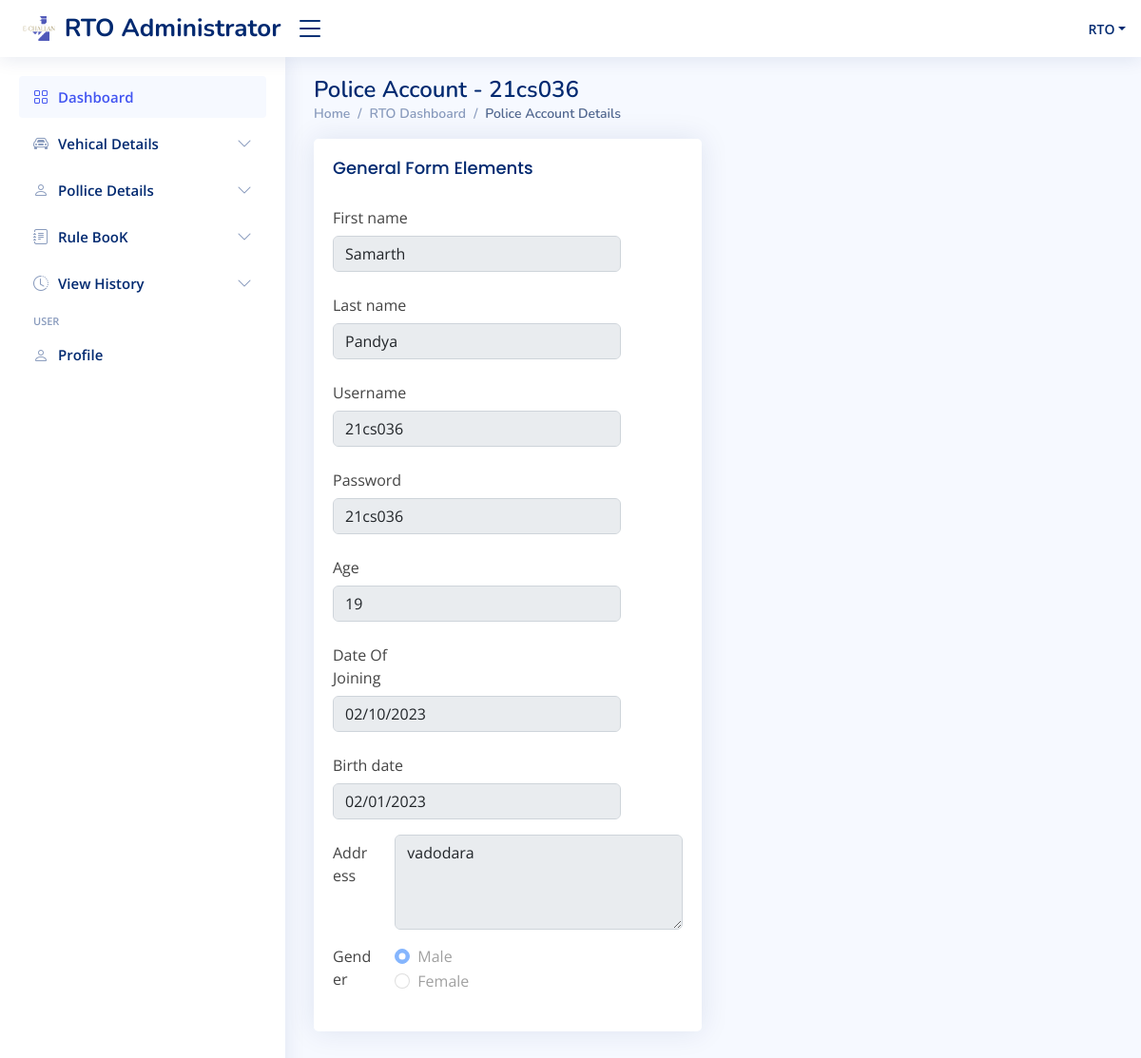
The app's page /rto-administrator/rtodashboard/view_police_list/show_pid/2 (signed in) with its own data.
### police/models.py (models this page shows, shortened)
class Police(models.Model):
    police_id=models.AutoField(primary_key = True)
    police_username=models.CharField(max_length=50,default=None)
    police_password = models.CharField(max_length=50)
    police_firstname=models.CharField(max_length=50,default=None)
    police_lastname=models.CharField(max_length=50,default=None)
    police_age=models.IntegerField(default=None)
    police_birth_date=models.DateField(default=None)
    police_joing_date=models.DateField(default=None)
    police_address=models.CharField(max_length=100,default=None)
    police_gender=models.CharField(max_length=20,default=None)
    police_last_login=models.CharField(max_length=30,default=None)
    police_created_date=models.DateField(auto_now_add=True)

### rto/views.py (the view)
# urls.py: path('rtodashboard/view_police_list/show_pid/<int:pid>', views.show_pid,name="upolice"),
def show_pid(request, pid):
    if authcheck(request):
        police = Police.objects.get(police_id=pid)
        context = {
            'user': user(request),
            'member': police,
            'access':False
        }
        return render(request, 'update_police.html', context)
    else:
        return log_rto()

### rto/views.py (called while the page is built)
def authcheck(request):
    if request.session.get('login') == False or request.session.get('username') == None:
        return False
    else:
        return True

def user(request):
    user_info = {
        'username': request.session.get('username')
    }
    return user_info

### rto/templates/update_police.html (shortened to what this page needs)
{% extends 'base.html' %}
{% block body1 %}
<main id="main" class="main">
    {% if access == False %}
    <div class="pagetitle">
      <h1>Police Account - {{member.police_username}}</h1>
      <nav>
        <ol class="breadcrumb">
          <li class="breadcrumb-item"><a href="../">Home</a></li>
          <li class="breadcrumb-item">RTO Dashboard</li>
          <li class="breadcrumb-item active">Police Account Details</li>
        </ol>
      </nav>
    </div>
    {% endif %}
    <section class="section">
      <div class="row">
        <div class="col-lg-6">
          <div class="card">
            <div class="card-body">
              <h5 class="card-title">General Form Elements</h5>
              <form method="post" action="update_pid_record/{{member.police_id}}">
                <div class="row mb-3">
                  <label for="inputText" class="col-sm-4 col-form-label">First name</label>
                  <div class="col-sm-10">
                    <input type="text" class="form-control" name="p_fname" value={{member.police_firstname}} {% if access == False %}disabled{% endif %}>
                  </div>
                </div>
                <div class="row mb-3">
                  <label for="inputText" class="col-sm-4 col-form-label">Last name</label>
                  <div class="col-sm-10">
                    <input type="text" class="form-control" name="p_lname" value={{member.police_lastname}} {% if access == False %}disabled{% endif %}>
                  </div>
                </div>
                <div class="row mb-3">
                  <label for="inputText" class="col-sm-4 col-form-label">Username</label>
                  <div class="col-sm-10">
                    <input type="text" class="form-control" name="p_username" value={{member.police_username}} {% if access == False %}disabled{% endif %}>
                  </div>
                </div>
                <div class="row mb-3">
                  <label for="inputPassword" class="col-sm-4 col-form-label">Password</label>
                  <div class="col-sm-10">
                    <input type="text" class="form-control" name="p_password" value={{member.police_password}} {% if access == False %}disabled{% endif %}>
                  </div>
                </div>
                <div class="row mb-3">
                  <label for="inputNumber" class="col-sm-4 col-form-label">Age</label>
                  <div class="col-sm-10">
                    <input type="number" class="form-control" name="p_age" value={{member.police_age}} {% if access == False %}disabled{% endif %}>
                  </div>
                </div>
                <div class="row mb-3">
                  <label for="inputDate" class="col-sm-4 col-form-label">Date Of Joining</label>
                  <div class="col-sm-10">
                    <input type="date" class="form-control" name="date_of_join" value="{{member.police_joing_date|date:'Y-m-d' }}" {% if access == False %}disabled{% endif %}>
                  </div>
                </div>
                <div class="row mb-3">
                  <label for="inputDate" class="col-sm-4 col-form-label">Birth date</label>
                  <div class="col-sm-10">
                    <input type="date" class="form-control" name="date_of_birth" value="{{member.police_birth_date|date:'Y-m-d' }}" {% if access == False %}disabled{% endif %}>
                  </div>
                </div>
                <div class="row mb-3">
                  <label for="inputPassword" class="col-sm-2 col-form-label">Address</label>
                  <div class="col-sm-10">
                    <textarea class="form-control" style="height: 100px" name="p_address" {% if access == False %}disabled{% endif %}>{{member.police_address}}</textarea>
                  </div>
                </div>
                <fieldset class="row mb-3">
                  <legend class="col-form-label col-sm-2 pt-0">Gender</legend>
                  <div class="col-sm-10">
                    <div class="form-check">
                      <input class="form-check-input" type="radio" name="p_gender" id="gridRadios1" value="male" {% if member.police_gender == 'male'%}checked{% endif %}   {% if access == False %}disabled{% endif %}>
                      <label class="form-check-label" for="gridRadios1">
                        Male
                      </label>
                    </div>
                    <div class="form-check">
                      <input class="form-check-input" type="radio" name="p_gender" id="gridRadios2" value="female" {% if member.police_gender == 'female'%}checked{% endif %}  {% if access == False %}disabled{% endif %}>
                      <label class="form-check-label" for="gridRadios2">
                        Female
                      </label>
                    </div>
                  </div>
                </fieldset>
              </form>
            </div>
          </div>
        </div>
      </div>
    </section>
  </main>
{% endblock body1 %}

### rto/static/assets/css/style.css (style rules this page uses)
:root { scroll-behavior: smooth; }
body { font-family: "Open Sans", sans-serif; background: #f6f9ff; color: #444444; }
a { color: #4154f1; text-decoration: none; }
h1, h2, h3, h4, h5, h6 { font-family: "Nunito", sans-serif; }
#main { margin-top: 60px; padding: 20px 30px; transition: all 0.3s; }
.pagetitle { margin-bottom: 10px; }
.pagetitle h1 { font-size: 24px; margin-bottom: 0; font-weight: 600; color: #012970; }
.card { margin-bottom: 30px; border: none; border-radius: 5px; box-shadow: 0px 0 30px rgba(1, 41, 112, 0.1); }
.card-title { padding: 20px 0 15px 0; font-size: 18px; font-weight: 500; color: #012970; font-family: "Poppins", sans-serif; }
.card-body { padding: 0 20px 20px 20px; }
.breadcrumb { font-size: 14px; font-family: "Nunito", sans-serif; color: #899bbd; font-weight: 600; }
.breadcrumb a { color: #899bbd; transition: 0.3s; }
.breadcrumb .breadcrumb-item::before { color: #899bbd; }
.breadcrumb .active { color: #51678f; font-weight: 600; }
@media (min-width: 1200px) { #main, #footer { margin-left: 300px; } }

### records on screen
Police: police_username "21cs036", p_fname "Samarth", p_lname "Pandya", p_username "21cs036", p_password "21cs036", p_age "19", date_of_join "02/10/2023", date_of_birth "02/01/2023", p_address "vadodara", police_gender "☑ Male", police_gender "☐ Female"

### other values on screen
{{ user.username }} "RTO"
